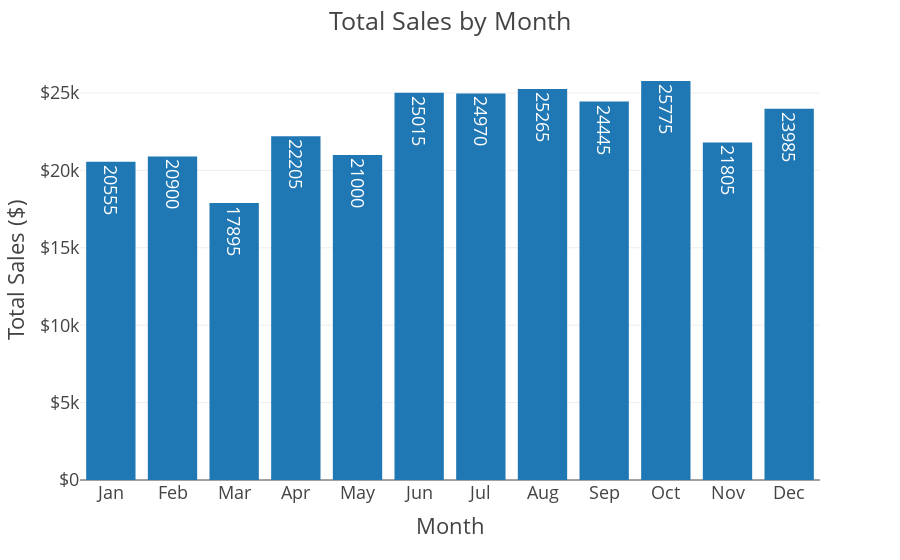

The notebook cell this image was saved under:
### Code cell
fig = px.bar(df_monthly,
             x='month_name',
             y='total_sales',
             template=plotly_template,
             text='total_sales')

fig.update_layout(
    title='Total Sales by Month',
    xaxis_title='Month',
    yaxis_title='Total Sales ($)',
    yaxis_tickprefix='$',
)

fig.show()

fig.write_image(output_dir / 'monthly_sales.png',
                width=1200,
                height=400,
                scale=4)

### Figure 1 — Plotly figure (JSON) as saved in the notebook; plotly's stock layout.template omitted (floating-point values rounded to 4 significant figures)
{"data": [{"alignmentgroup": "True", "hovertemplate": "month_name=%{x}<br>total_sales=%{text}<extra></extra>", "legendgroup": "", "marker": {"color": "#1F77B4", "pattern": {"shape": ""}}, "name": "", "offsetgroup": "", "orientation": "v", "showlegend": false, "text": [20555, 20900, 17895, 22205, 21000, 25015, 24970, 25265, 24445, 25775, 21805, 23985], "textposition": "auto", "type": "bar", "x": ["Jan", "Feb", "Mar", "Apr", "May", "Jun", "Jul", "Aug", "Sep", "Oct", "Nov", "Dec"], "xaxis": "x", "y": [20555, 20900, 17895, 22205, 21000, 25015, 24970, 25265, 24445, 25775, 21805, 23985], "yaxis": "y"}], "layout": {"barmode": "relative", "legend": {"tracegroupgap": 0}, "margin": {"t": 60}, "title": {"text": "Total Sales by Month"}, "xaxis": {"anchor": "y", "domain": [0, 1], "title": {"text": "Month"}}, "yaxis": {"anchor": "x", "domain": [0, 1], "tickprefix": "$", "title": {"text": "Total Sales ($)"}}}}
